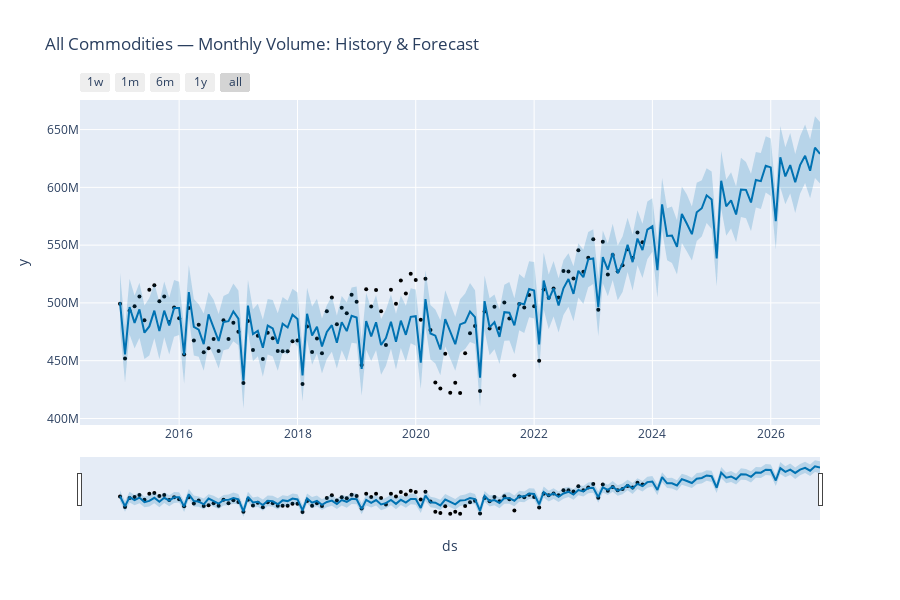

The notebook cell saved with this chart:
### Markdown cell above
## 4.5 Plot History + Forecast

We use Prophet’s Plotly integration to visualize actual volumes, fitted values, and forecasts with uncertainty bands.

### Code cell
from prophet.plot import plot_plotly
fig = plot_plotly(m_all, fc_all)
fig.update_layout(title="All Commodities — Monthly Volume: History & Forecast")
fig
